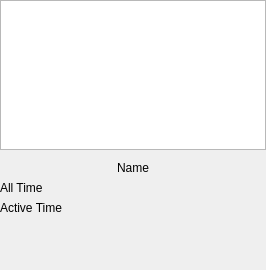
<?xml version="1.0" encoding="UTF-8"?>
<ui version="4.0">
 <class>Form</class>
 <widget class="QWidget" name="Form">
  <property name="geometry">
   <rect>
    <x>0</x>
    <y>0</y>
    <width>266</width>
    <height>270</height>
   </rect>
  </property>
  <property name="windowTitle">
   <string>Form</string>
  </property>
  <widget class="QWidget" name="widget" native="true">
   <property name="geometry">
    <rect>
     <x>0</x>
     <y>0</y>
     <width>266</width>
     <height>270</height>
    </rect>
   </property>
   <widget class="QGraphicsView" name="graphicsView">
    <property name="geometry">
     <rect>
      <x>0</x>
      <y>0</y>
      <width>266</width>
      <height>150</height>
     </rect>
    </property>
   </widget>
   <widget class="QLabel" name="name">
    <property name="geometry">
     <rect>
      <x>0</x>
      <y>160</y>
      <width>266</width>
      <height>16</height>
     </rect>
    </property>
    <property name="text">
     <string>Name</string>
    </property>
    <property name="alignment">
     <set>Qt::AlignCenter</set>
    </property>
   </widget>
   <widget class="QLabel" name="all_time">
    <property name="geometry">
     <rect>
      <x>0</x>
      <y>180</y>
      <width>266</width>
      <height>16</height>
     </rect>
    </property>
    <property name="text">
     <string>All Time</string>
    </property>
   </widget>
   <widget class="QLabel" name="active_time">
    <property name="geometry">
     <rect>
      <x>0</x>
      <y>200</y>
      <width>266</width>
      <height>16</height>
     </rect>
    </property>
    <property name="text">
     <string>Active Time</string>
    </property>
   </widget>
   <widget class="QLabel" name="active_or_not">
    <property name="geometry">
     <rect>
      <x>0</x>
      <y>257</y>
      <width>266</width>
      <height>16</height>
     </rect>
    </property>
    <property name="autoFillBackground">
     <bool>false</bool>
    </property>
    <property name="styleSheet">
     <string notr="true"/>
    </property>
    <property name="text">
     <string/>
    </property>
   </widget>
  </widget>
 </widget>
 <resources/>
 <connections/>
</ui>
